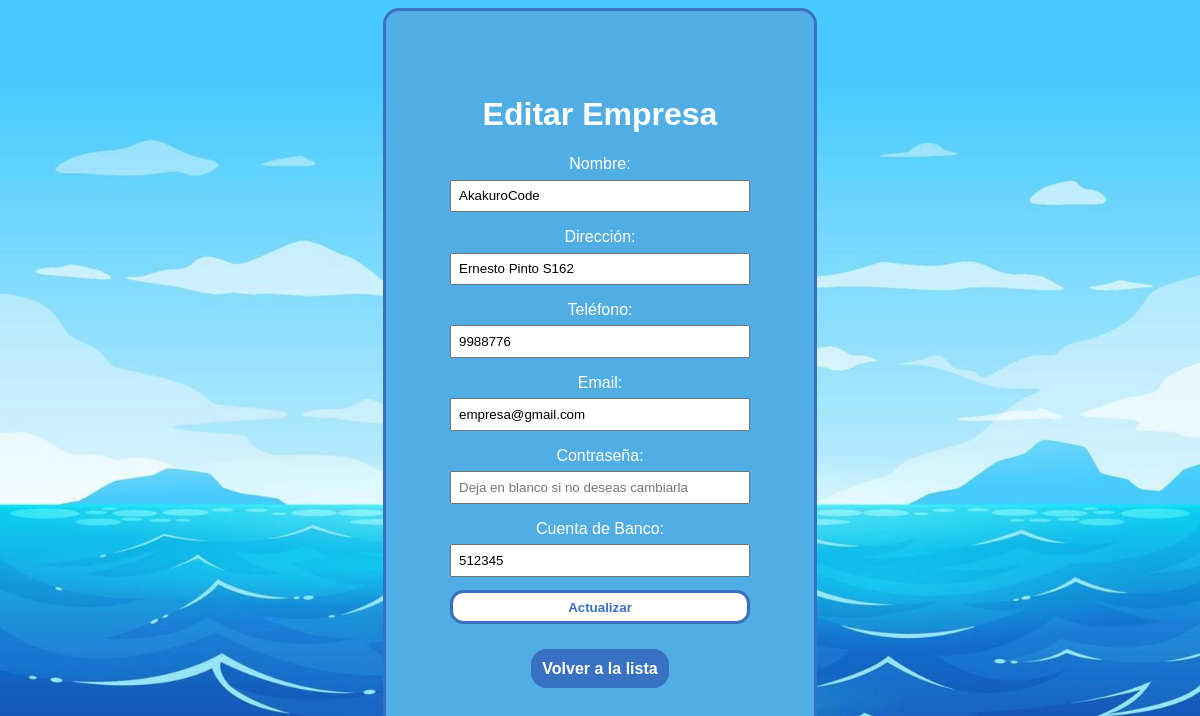
Page /sigto/index.php?action=edit2&idemp=3 (signed in) on the committed database.
### tables this page shows
CREATE TABLE `empresa` (
  `idemp` int(11) NOT NULL,
  `nombre` varchar(15) NOT NULL,
  `direccion` varchar(50) NOT NULL,
  `telefono` int(15) NOT NULL,
  `email` varchar(30) NOT NULL,
  `passw` varchar(255) NOT NULL,
  `cuentabanco` int(15) NOT NULL,
  `activo` enum('si','no') NOT NULL DEFAULT 'si'
);

### sigto/models/Empresa.php (called while the page is built, shortened)
<?php
require_once __DIR__ . '/../config/Database.php';
class Empresa {
    private $conn;
    private $table_name = "empresa";
    private $idemp;
    public function __construct() {
        $database = new Database('user');
        $this->conn = $database->getConnection();
    }
    public function setId($idemp) {
        $this->idemp = $idemp;
    }
    public function readOne() {
        $query = "SELECT * FROM " . $this->table_name . " WHERE idemp = ? LIMIT 0,1";
        $stmt = $this->conn->prepare($query);
        $stmt->bind_param("i", $this->idemp);
        $stmt->execute();
        $result = $stmt->get_result();
        return $result->fetch_assoc();
    }
}
?>

### sigto/config/Database.php (called while the page is built, shortened)
<?php
class Database {
    private $host = "127.0.0.1";
    private $db_name = "oceantrade";
    private $username;
    private $password;
    public function __construct($role = 'guest') {
        switch ($role) {
            case 'user':
                $this->username = 'app_user';
                $this->password = 'password_app';
                break;
            default:
                $this->username = 'guest_user';
                $this->password = 'password_guest';
                break;
        }
    }
    public function getConnection() {
        $this->conn = null;
        try {
            $this->conn = new mysqli($this->host, $this->username, $this->password, $this->db_name);
        } catch (Exception $e) {
            echo $e->getMessage();
        }
        return $this->conn;
    }
}

### sigto/controllers/EmpresaController.php (called while the page is built, shortened)
<?php
require_once __DIR__ . '/../models/Empresa.php';
class EmpresaController {
    public function readOne($idemp) {
        $empresa = new Empresa();
        $empresa->setId($idemp);
        return $empresa->readOne();
    }
}
?>

### sigto/views/editarEmpresa.php (the view, shortened to what this page needs)
<!DOCTYPE html>
<html lang="es">
<head>
    <link rel="stylesheet" href="../sigto/assets/css/formularios.css">
</head>
<body>
    <form action="../sigto/index.php?action=edit2&idemp=<?php echo $empresa['idemp']; ?>" method="post">
    <h1>Editar Empresa</h1>
        <label for="nombre">Nombre:</label>
        <input type="text" name="nombre" value="<?php echo $empresa['nombre']; ?>" required><br>
        <label for="direccion">Dirección:</label>
        <input type="text" name="direccion" value="<?php echo $empresa['direccion']; ?>" required><br>
        <label for="telefono">Teléfono:</label>
        <input type="telefono" name="telefono" value="<?php echo $empresa['telefono']; ?>" required><br>
        <label for="email">Email:</label>
        <input type="email" name="email" value="<?php echo $empresa['email']; ?>" required><br>
        <label for="passw">Contraseña:</label>
        <input type="password" name="passw" placeholder="Deja en blanco si no deseas cambiarla"><br>
        <label for="cuentabanco">Cuenta de Banco:</label>
        <input type="cuentabanco" name="cuentabanco" value="<?php echo $empresa['cuentabanco']; ?>" required><br>
        <input type="submit" value="Actualizar">
        <br><br><br>
        <a id="volver" href="/sigto/index.php?action=list">Volver a la lista</a>
    </form>
</body>
</html>

### sigto/assets/css/formularios.css (style rules this page uses)
body { font-family: Arial, sans-serif; background-image: url('../images/ocean\ background.jpg'); background-size: cover; background-repeat: no-repeat; background-position: center; }
form { text-align: center; background-color: #51Aee5; max-width: 300px; margin: 0 auto; padding: 4em; border: 3px solid #3871C1; border-radius: 1em; color: white; }
label { display: block; margin-top: 1em; }
input { width: 94%; padding: 0.5em; margin-top: 0.5em; }
input[type="submit"] { text-decoration: none; text-align: center; color: #3871C1; font-weight: bold; background-color: white; border: 3px solid #3871C1; border-radius: 1em; margin-top: 1em; padding: 0.5em; width: 100%; }
#volver { text-decoration: none; text-align: center; color: white; font-weight: bold; background-color: #3871C1; border: 3px solid #3871C1; border-radius: 1em; margin-top: 1em; padding: 0.5em; width: 100%; }

### rows in the picture
empresa: nombre "AkakuroCode", direccion "Ernesto Pinto S162", telefono "9988776", email "empresa@gmail.com", cuentabanco "512345"
